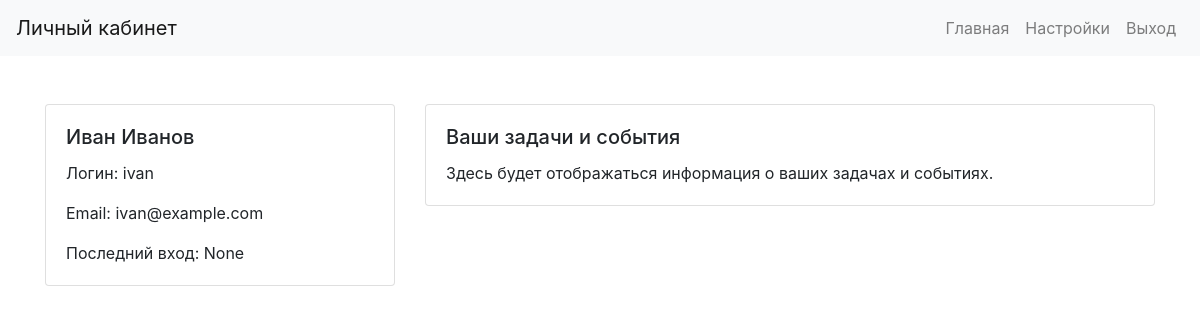
Screenshot of /profile (signed in) with the database file from the repository.
### app.py (models this page shows, shortened)
class User(db.Model, UserMixin):
    __tablename__ = 'users'
    user_id = db.Column(db.Integer, primary_key=True, autoincrement=True)
    username = db.Column(db.String(255), nullable=False)
    first_name = db.Column(db.String(100), nullable=False)
    last_name = db.Column(db.String(100))
    email = db.Column(db.String(255), nullable=False, unique=True)
    password = db.Column(db.String(255), nullable=False)
    last_login = db.Column(db.DateTime)
    tasks = db.relationship('Task', backref='user', lazy=True, cascade="all, delete-orphan")
    events = db.relationship('Event', backref='user', lazy=True, cascade="all, delete-orphan")
    settings = db.relationship('UserSettings', backref='user', lazy=True, cascade="all, delete-orphan")

### app.py (the view)
@app.route('/profile')
@login_required
def profile():
    user = current_user
    return render_template('profile.html', user=user)

### app.py (called while the page is built)
@login_manager.user_loader
def load_user(user_id):
    return User.query.get(int(user_id))

### templates/profile.html (shortened to what this page needs)
<!DOCTYPE html>
<html lang="en">
<head>
    <link href="https://stackpath.bootstrapcdn.com/bootstrap/4.5.2/css/bootstrap.min.css" rel="stylesheet">
</head>
<body>
    <nav class="navbar navbar-expand-lg navbar-light bg-light">
        <a class="navbar-brand" href="#">Личный кабинет</a>
        <div class="collapse navbar-collapse" id="navbarNav">
            <ul class="navbar-nav ml-auto">
                <li class="nav-item">
                    <a class="nav-link" href="/">Главная</a>
                </li>
                <li class="nav-item">
                    <a class="nav-link" href="/settings">Настройки</a>
                </li>
                <li class="nav-item">
                    <a class="nav-link" href="/logout">Выход</a>
                </li>
            </ul>
        </div>
    </nav>
    <div class="container mt-5">
        <div class="row">
            <div class="col-md-4">
                <div class="card">
                    <div class="card-body">
                        <h5 class="card-title">{{ user.first_name }} {{ user.last_name }}</h5>
                        <p class="card-text">Логин: {{ user.username }}</p>
                        <p class="card-text">Email: {{ user.email }}</p>
                        <p class="card-text">Последний вход: {{ user.last_login }}</p>
                    </div>
                </div>
            </div>
            <div class="col-md-8">
                <div class="card">
                    <div class="card-body">
                        <h5 class="card-title">Ваши задачи и события</h5>
                        <p class="card-text">Здесь будет отображаться информация о ваших задачах и событиях.</p>
                    </div>
                </div>
            </div>
        </div>
    </div>
</body>
</html>

### rows the page displays
User: first_name "Иван", last_name "Иванов", username "ivan", email "ivan@example.com", last_login "None"
